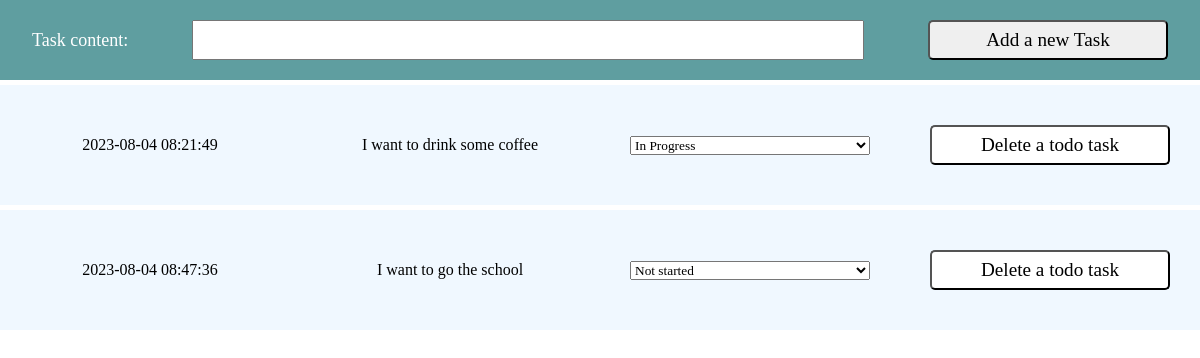
/, run on an earlier commit of the app's database.
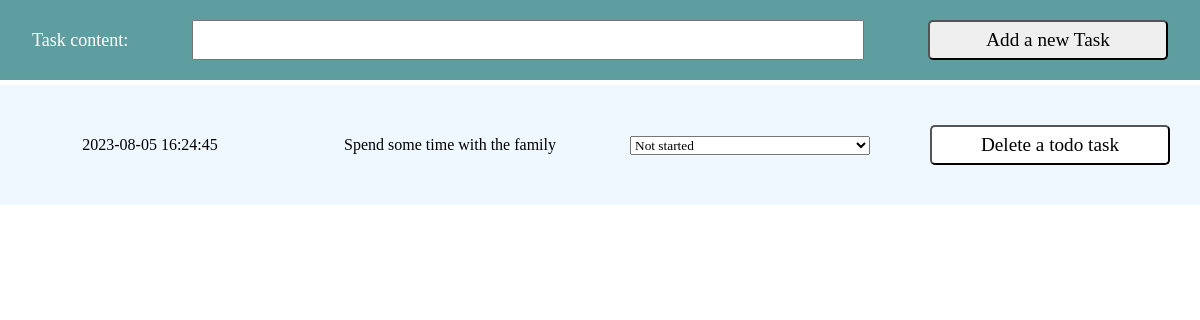
And on a later commit of the database.
### tables this page shows
CREATE TABLE todos (
                id INTEGER PRIMARY KEY AUTOINCREMENT,
                content TEXT NOT NULL,
                created_at TIMESTAMP NOT NULL DEFAULT CURRENT_TIMESTAMP,
                status TEXT NOT NULL
            );

### App/presentation/todo_controller.py (the view)
@app.route('/', methods=['GET'])
def get_all_todo():
    all_todos = todo_service.get_all_todos()
    return render_template('index.html',tasks=all_todos)

### App/application/todo_service.py (called while the page is built)
    def get_all_todos(self):
        return self.todo_repo.get_all_todos()

### App/infrastructure/todo_repository.py (called while the page is built)
    def get_all_todos(self) -> List[Todo]:
        with sqlite3.connect(self.db_path) as conn:
            cursor = conn.cursor()
            cursor.execute("SELECT id, content, created_at, status FROM todos")
            rows = cursor.fetchall()
            return [Todo(*row) for row in rows]

### App/presentation/templates/index.html (shortened to what this page needs)
<!doctype html>
<html lang="en">
<head>
    <link rel="stylesheet" type="text/css" href="{{ url_for('static',filename='style.css') }}">
</head>
<body>
<div class="add_a_todo_task_class">
    <label for="todo_text_input">Task content:</label>
    <input type="text" id="todo_text_input" required>
    <button onclick="add_a_todo()" type="submit">Add a new Task</button>
</div>
{% for item in tasks %}
    <div class="item">
        <p> {{ item.created_at }}</p>
        <p>{{ item.content }}</p>
            {% if item.status == "Not started" %}
                <select id="todo_status" onchange="change_todo_status({{ item.id }})">
                    <option value="Not started" selected>Not started</option>
                </select>
            {% endif %}
            {% if item.status == "In Progress" %}
                <select id="todo_status" onchange="change_todo_status({{ item.id }})">
                    <option value="In Progress" selected>In Progress</option>
                </select>
            {% endif %}
        <button onclick="delete_a_todo({{ item.id }})">Delete a todo task</button>
    </div>
{% endfor %}
</body>
</html>

### App/presentation/static/Style.css (style rules this page uses)
* { padding: 0; margin: 0; box-sizing: border-box; font-family: Bahnschrift, serif; }
.add_a_todo_task_class { width: 100%; height: 10vh; display: flex; flex-direction: row; justify-content: space-around; align-items: center; background: cadetblue; }
#todo_text_input { height: 5vh; width: 56%; }
.add_a_todo_task_class label { font-size: large; color: white; }
#todo_status { width: 20%; }
.add_a_todo_task_class button { height: 5vh; width: 20%; border-radius: 5px; font-size: larger; }
.item { height: 15vh; width: 100%; background: aliceblue; margin-bottom: 5px; margin-top: 5px; display: flex; flex-direction: row; justify-content: space-around; align-items: center; }
.item p { width: 20%; text-align: center; }
.item button { height: 5vh; width: 20%; border-radius: 5px; font-size: larger; background: white; }

What changed in the data, as far as the page shows it:
removed todos: created_at "2023-08-04 08:21:49", content "I want to drink some coffee", id "In Progress"
removed todos: created_at "2023-08-04 08:47:36", content "I want to go the school", id "Not started"
added todos: created_at "2023-08-05 16:24:45", content "Spend some time with the family", id "Not started"
